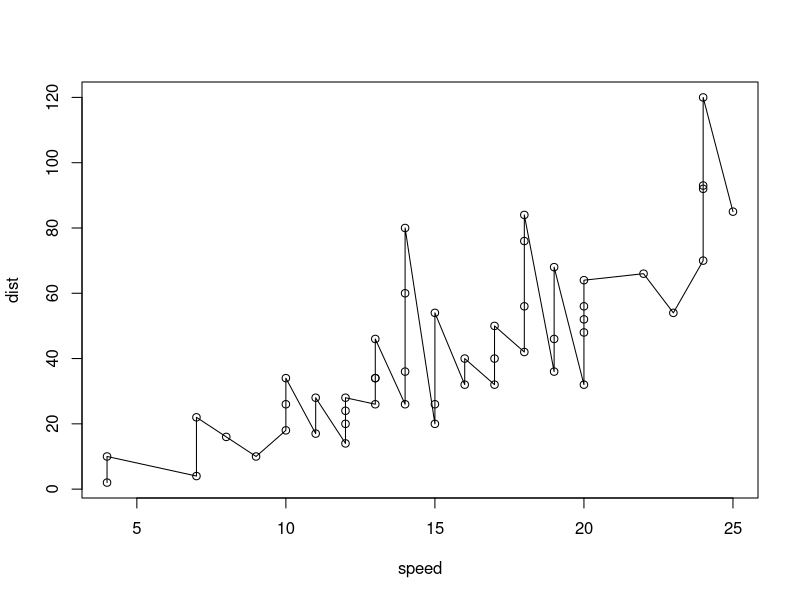
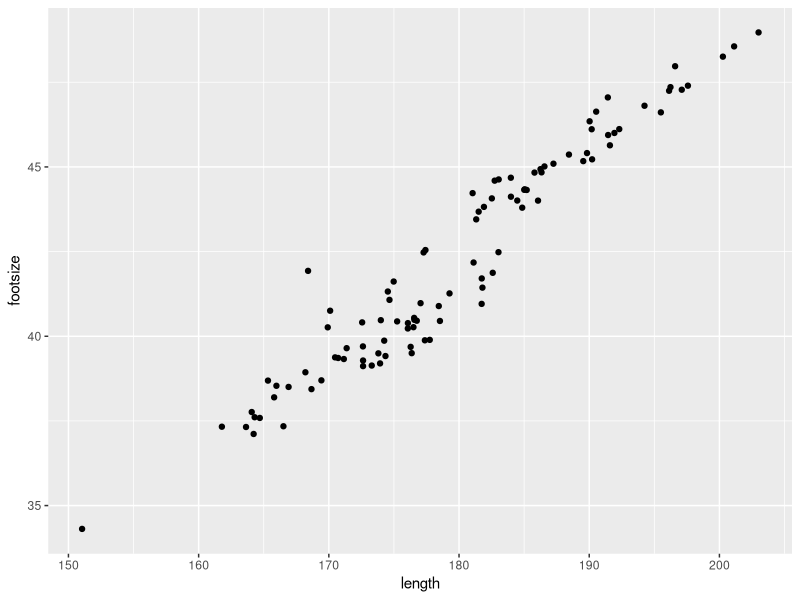
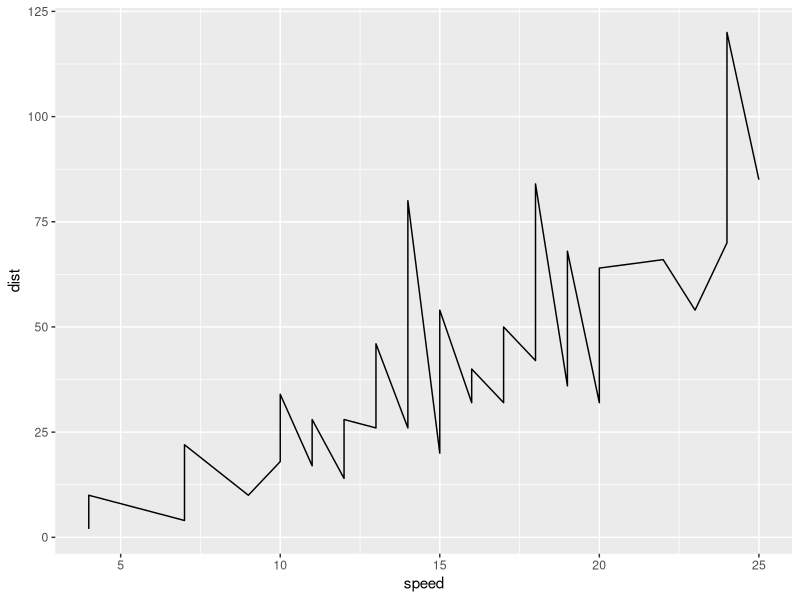
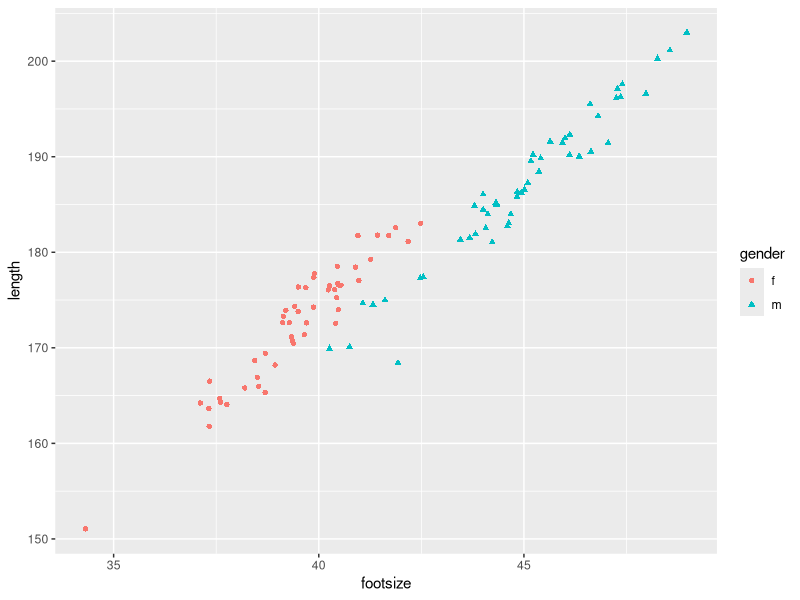

Recreate these plots in R, in order. (Note: this script raises an error after producing the figures.)
###########Seite 6: install and load R packages
install.packages("ggplot2")
install.packages("plyr")
install.packages("lazyeval")

library("ggplot2")
library("plyr")

###########Seite 8: explore data
data(cars)
cars
dim(cars)
my.factor = factor(c("medium", "rare", "rare"), levels = c("rare", "medium", "well-done"))
levels(my.factor)
class(my.factor)
str(cars)
head(cars)
tail(cars)
summary(cars)
class(summary(cars))
plot(cars, type = "o")

###########Seite 11: ggplot2
footsize = read.csv("../Dataset/footsize.csv")
ggplot(footsize, aes(x = length, y = footsize)) + geom_point()
#OPTIONS incluse: x, y, colour, shape

###########Seite 15: task ggplot
ggplot(cars, aes(x = speed, y = dist)) + geom_line()
ggplot(footsize, aes(x = footsize, y = length, color = gender, shape = gender)) + geom_point()

###########Seite 20: basic operations to handle you data
data = data.frame (nums = 1: 6)
data$new = c(4, 8, 15, 16, 23, 42) #add new column
data$new_t = log(data$new)*2 #transform it
data$new = NULL #delete a column
data$random.nums = sample(6)
data$random.chars = letters[sample(6)]
#log()  log10() exp() abs() sin() asin() scale()

###########Seite 22: task
exam.summer = data.frame(ranking = c("A", "C", "D", "A", "B"))
exam.winter = data.frame(ranking = c("A", "B", "C", "D", "E"))

class(c(data.summer, data.winter))
class(cbind(data.summer, data.winter))

###########Seite 23: add item
exam.winter = rbind(exam.winter, "A")

###########Seite 24: join
exam.summer$id = 1:5
exam.summer$lec = rep("MACB", 5)
exam.winter$id = 1:5
exam.winter$lec = rep("MACB", 5)

merge(exam.summer, exam.winter, by = "id")  #merge
match(exam.summer$ranking, exam.winter$ranking)  #match 
match(exam.winter$ranking, exam.summer$ranking)  #match
exam.winter$ranking %in% exam.summer$ranking # % in %
exam.winter$ranking[exam.winter$ranking %in% "E"] = "D"
#intersect() union() duplicated() unique()

###########Seite 26: rearranging 
random.data = data.frame(score = sample(5))
sorted.data = sort(random.data$score)   #sort your data elements
class(sorted.data)
ordered.data = order(random.data$score)   #returns the ids in order of the values
class(ordered.data)
random.data$ranking = letters[sample(5)]
stack.random.data = stack(random.data)
unstack(stack.random.data)

###########Seite 27: subsetting your data
data.female <- filter(footsize, footsize$gender == "f")
data.male <- filter(footsize, footsize$gender == "m")
data <- subset(footsize, length >= 190 | footsize > 45, select=c(gender))
data <- subset(footsize, length >= 190 | footsize > 45, select=c(gender))

###########Seite 28: Task
data <- subset(footsize, length > 195 & footsize > 46)

###########Seite 29: apply
apply(footsize[,2:3], 2, function(x) x/2)

###########Seite 31: do.call(fun, args, quote = FALSE)
exam.complete = merge(exam.summer, exam.winter, by = "id")
example <- list(first = exam.complete[1,], 
                second = exam.complete[2,],
                rest = exam.complete[-c(1,2),])
str(example)
str(do.call(rbind, example))
str(rbind(example))    #warum hat hier unterschiedliches Ergebnis. Weil parameters unterschied sind.
str(do.call(c, example))
#SO die echte Funktion von do.call is unlist

data.list = lapply(1:20, function(x) read.csvpaster(x,"csv", sep="."))
data = da.call(rbind, data.list)

###########Seite 33: Task
list.sapply = list(a = 1, b = 2:5, c = 5:50)
str(sapply(list.sapply, FUN = sum))
str(lapply(list.sapply, FUN = sum))

###########Seite 36: Task
pieces = split(footsize, footsize$gender)
str(pieces)
pieces.transformed = vector("list", length(pieces))
str(pieces.transformed)
for(i in 1:length(pieces)){
  piece = pieces[[i]]
  ggplot(piece, aes(x = length, y = footsize, color = gender)) + geom_point()
  piece = transform(piece, rank = rank(piece$length, ties.method = "first"))
  pieces.transformed[[i]] = piece
}
str(pieces.transformed)
do.call(rbind, pieces.transformed)

###########Seite 42: plyr
library("plyr")
#ddply(dataset, "split-variable", function(x){
#  var_new = mean(dataset$column1)
#  data.frame(var = var_new)
#})

###########Seite 43: plyr
ddply(cars, "speed", transform, mean.dist = mean(dist))
ddply(cars, "speed", summarise, mean.dist = mean(dist))
ddply(footsize, "gender", transform, rank = rank(piece$length, ties.method = "first"))
